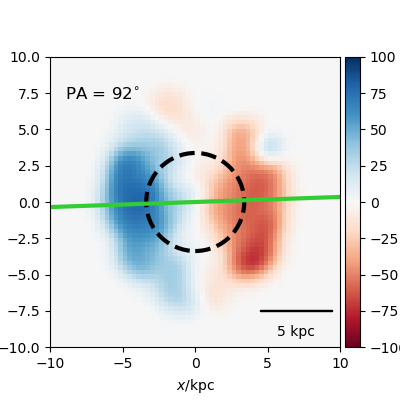

Generate this figure with Python:
#galaxy 372 Ray's gas velocity code
import pynbody
import numpy as np
import pynbody.plot.sph as sph
import matplotlib.pyplot as plt
from pynbody_velmaps.position_angles import *
from pynbody_velmaps.scripts.plot_manga_velmaps import *

filename='/mnt/data0/jillian/gguaman/r372/cosmo25p.768sg1bwK1BHe75.007779'
#filename= '/mnt/data0/jillian/gguaman/r372/r372.007779.tipsy'
redshift=0.03
image_width=20

def rho_sq(particles):
    return particles['rho']**2

gas_map, gas_pa, ax = plot_manga_map(filename, redshift, "gas", weights=rho_sq,image_width=image_width, orientation="sideon", cmap='RdBu',vmin=-100, vmax=100)

#plt.show()
plt.savefig("galaxy372_GasVelR.png")
